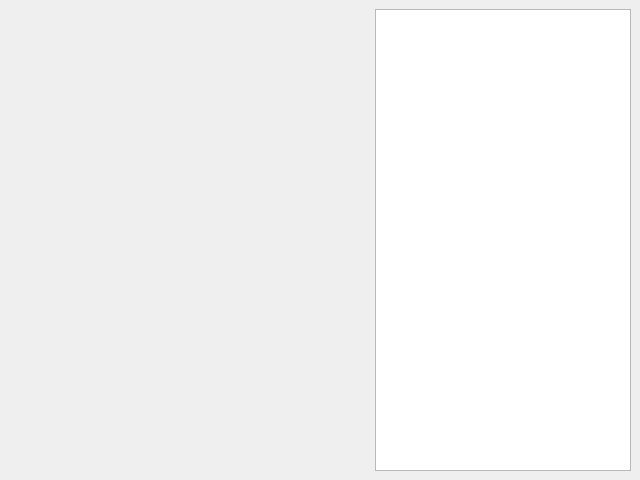
<?xml version="1.0" encoding="UTF-8"?>
<ui version="4.0">
 <class>MainWindow</class>
 <widget class="QMainWindow" name="MainWindow">
  <property name="geometry">
   <rect>
    <x>0</x>
    <y>0</y>
    <width>640</width>
    <height>480</height>
   </rect>
  </property>
  <property name="font">
   <font>
    <pointsize>16</pointsize>
   </font>
  </property>
  <property name="windowTitle">
   <string>MainWindow</string>
  </property>
  <widget class="QWidget" name="centralwidget">
   <layout class="QHBoxLayout" name="horizontalLayout" stretch="1,0">
    <item>
     <widget class="QCustomPlot" name="qcp_plot" native="true"/>
    </item>
    <item>
     <widget class="lc::ListFunc" name="lw_func"/>
    </item>
   </layout>
  </widget>
 </widget>
 <customwidgets>
  <customwidget>
   <class>QCustomPlot</class>
   <extends>QWidget</extends>
   <header location="global">qcustomplot.h</header>
   <container>1</container>
  </customwidget>
  <customwidget>
   <class>lc::ListFunc</class>
   <extends>QListWidget</extends>
   <header location="global">plotter/ListFunc.hpp</header>
  </customwidget>
 </customwidgets>
 <resources/>
 <connections/>
</ui>
